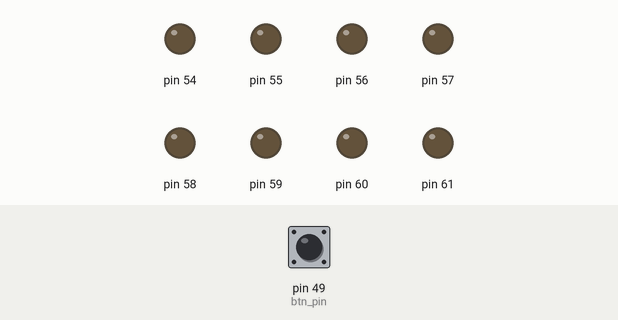
Recording of a sketch running on a simulated Arduino Mega 2560, built with avr-gcc and run on an emulated ATmega2560. On the bench: output pins drawn as LEDs (lit = HIGH). The inputs (shaded band) are chosen by the test bench; at power-on: pin 49 (btn_pin) HIGH.

Above: at 1.2 s.
1.3 s: pin 49 (btn_pin) pulled LOW for 0.15 s
At 3.1 s:
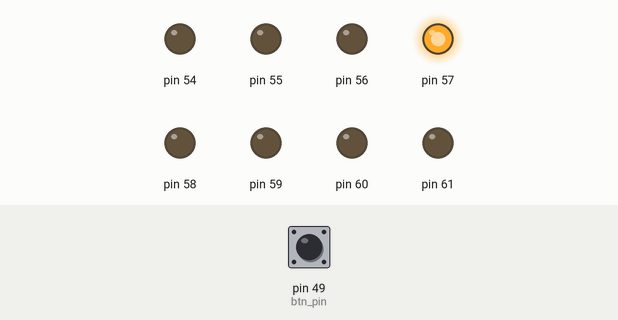
7.4 s: pin 49 (btn_pin) pulled LOW for 1 s
At 10.9 s:
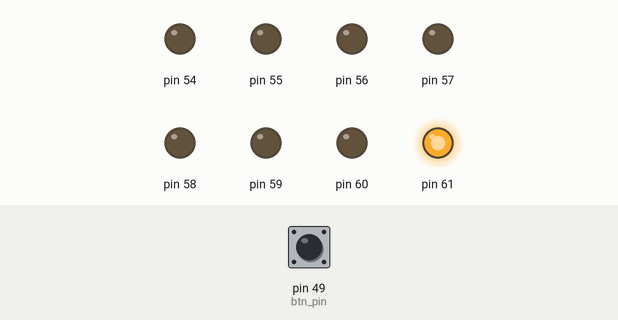
11.4 s: pin 49 (btn_pin) pulled LOW for 3.2 s
At 18.4 s:
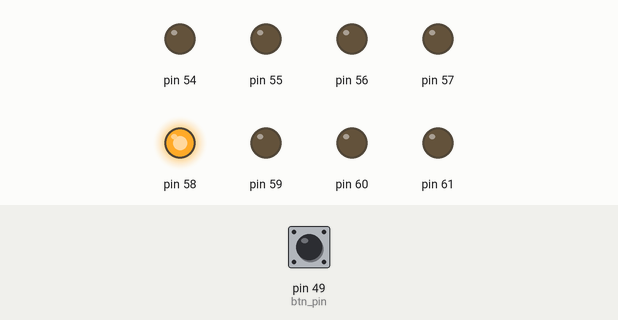
Timing chart, 0 to 22.6 s (numbered marks = the images above; inputs shaded):
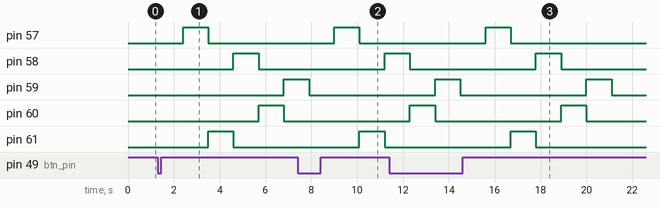

Measured:
- after the input at 1.3 s, pin 57: LOW → HIGH after 1.1 s, → LOW 1.1 s later; pin 58: LOW → HIGH after 3.3 s, → LOW 1.1 s later; pin 59: LOW → HIGH after 5.5 s; pin 60: LOW → HIGH after 4.4 s, → LOW 1.1 s later; pin 61: LOW → HIGH after 2.2 s, → LOW 1.1 s later
- after the input at 7.4 s, pin 57: LOW → HIGH after 1.6 s, → LOW 1.1 s later; pin 58: LOW → HIGH after 3.8 s; pin 61: LOW → HIGH after 2.7 s, → LOW 1.1 s later
- after the input at 11.4 s, pin 57: LOW → HIGH after 4.2 s, → LOW 1.1 s later; pin 61: LOW → HIGH after 5.3 s, → LOW 1.1 s later

The sketch:

falsh.rar.ino
```cpp
int btn_pin = 49;

void setup() {
  // put your setup code here, to run once:
  DDRF = 0xFF;
  PORTF = 0;
  pinMode(btn_pin, INPUT_PULLUP);
}

void loop() {
  // put your main code here, to run repeatedly:
  if (digitalRead(btn_pin) == LOW) {
    PORTF = 0;
    byte start = 10000000;
    byte finish = 00000010;
    delay(1100);
    PORTF = finish;
    delay(1100);
    PORTF = start;
    while(finish < start) {
      delay(1100);
      finish = finish << 1;
      PORTF = finish;
      delay(1100);
      start = start >> 1;
      PORTF = start;
    }
    PORTF = 0;
  }
}
```
